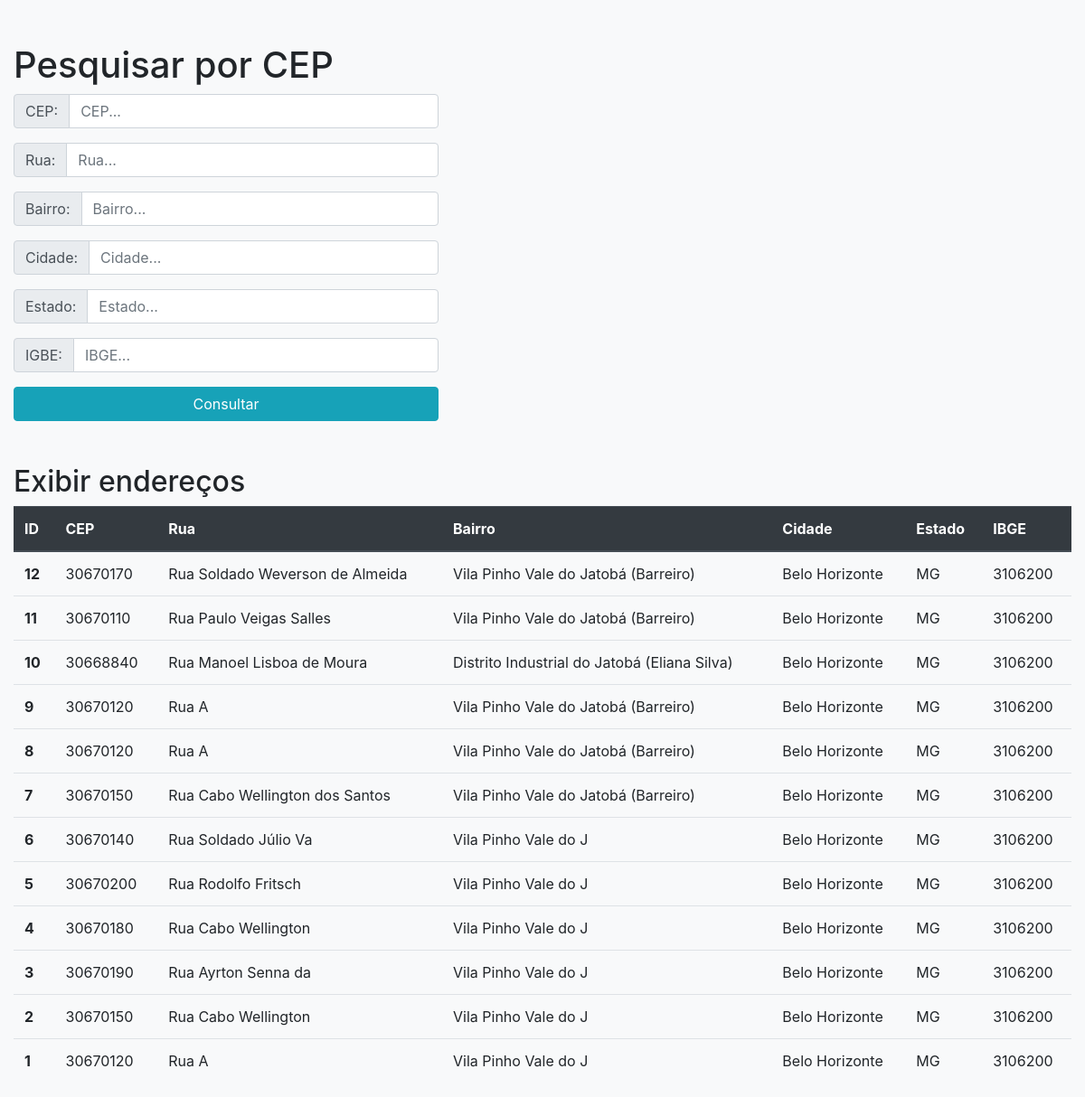
The page / on the database its author committed.
### tables this page shows
CREATE TABLE `dados` (
  `ID_dados` int NOT NULL,
  `cep` int NOT NULL,
  `rua` varchar(200) NOT NULL,
  `bairro` varchar(200) NOT NULL,
  `cidade` varchar(20) NOT NULL,
  `estado` varchar(20) NOT NULL,
  `IBGE` int NOT NULL
);

### exibir_dados.php (the view)
<?php
include "conn.php";
$sql = "SELECT * from dados ORDER BY ID_dados DESC";
$resultado = $conn->query($sql);
if ($resultado->num_rows > 0) {
    while ($row = $resultado->fetch_assoc()) {
    echo  "<tr>" .
        "<th scope='row'>" . $row['ID_dados'] . "</th>" .
        "<td>" . $row['cep'] . "</td>" .
        "<td>" . $row['rua'] . "</td>" .
        "<td>" . $row['bairro'] . "</td>" .
        "<td>" . $row['cidade'] . "</td>" .
        "<td>" . $row['estado'] . "</td>" .
        "<td>" . $row['IBGE'] . "</td>" .
        "</tr>";
    }
}

### index.php (shortened to what this page needs)
<!DOCTYPE html>
<html lang="pt-br">
<head>
  <link rel="stylesheet" href="https://cdn.jsdelivr.net/npm/bootstrap@4.5.3/dist/css/bootstrap.min.css">
  <link rel="stylesheet" href="css/style.css">
</head>
<body class="bg-light">
  <section id="consultar_cep" class="container-fluid">
    <div class="row">
      <div class="col-md-5 mt-5 justify-center">
        <h1>Pesquisar por CEP</h1>
        <form method="post" action="gravar_banco.php">
          <div class="input-group mb-3" id="cep-border">
            <div class="input-group-prepend">
              <span class="input-group-text" id="basic-addon1">CEP:</span>
            </div>
            <input type="text" class="form-control" value="" name="cep" id="cep" placeholder="CEP..." aria-label="cep" aria-describedby="basic-addon1">
          </div>
          <div class="input-group mb-3">
            <div class="input-group-prepend">
              <span class="input-group-text" id="basic-addon1">Rua:</span>
            </div>
            <input type="text" class="form-control" value="" name="rua" id="rua" placeholder="Rua..." aria-label="rua" aria-describedby="basic-addon1">
          </div>
          <div class="input-group mb-3">
            <div class="input-group-prepend">
              <span class="input-group-text" id="basic-addon1">Bairro:</span>
            </div>
            <input type="text" class="form-control" value="" name="bairro" id="bairro" placeholder="Bairro..." aria-label="bairro" aria-describedby="basic-addon1">
          </div>
          <div class="input-group mb-3">
            <div class="input-group-prepend">
              <span class="input-group-text" id="basic-addon1">Cidade:</span>
            </div>
            <input type="text" class="form-control" value="" name="cidade" id="cidade" placeholder="Cidade..." aria-label="cidade" aria-describedby="basic-addon1">
          </div>
          <div class="input-group mb-3">
            <div class="input-group-prepend">
              <span class="input-group-text" id="basic-addon1">Estado:</span>
            </div>
            <input type="text" class="form-control" value="" name="uf" id="uf" placeholder="Estado..." aria-label="estado" aria-describedby="basic-addon1">
          </div>
          <div class="input-group mb-3">
            <div class="input-group-prepend">
              <span class="input-group-text" id="basic-addon1">IGBE:</span>
            </div>
            <input type="text" class="form-control" value="" name="ibge" id="ibge" placeholder="IBGE..." aria-label="ibge" aria-describedby="basic-addon1">
          </div>
        </form>
        <button class="btn btn-info btn-block mt-3" id="alerta">Consultar</button>
      </div>
    </div>
  </section>
  <section id="exibir_cep" class="container-fluid mt-5">
    <h2>Exibir endereços</h2>
    <table class="table">
      <thead class="thead-dark">
        <tr>
          <th scope="col">ID</th>
          <th scope="col">CEP</th>
          <th scope="col">Rua</th>
          <th scope="col">Bairro</th>
          <th scope="col">Cidade</th>
          <th scope="col">Estado</th>
          <th scope="col">IBGE</th>
        </tr>
      </thead>
      <tbody>
        <?php
        include "exibir_dados.php"
        ?>
      </tbody>
    </table>
  </section>
</body>
</html>

### rows shown on the page
dados: ID_dados "12", cep "30670170", rua "Rua Soldado Weverson de Almeida", bairro "Vila Pinho Vale do Jatobá (Barreiro)", cidade "Belo Horizonte", estado "MG", IBGE "3106200"
dados: ID_dados "11", cep "30670110", rua "Rua Paulo Veigas Salles", bairro "Vila Pinho Vale do Jatobá (Barreiro)", cidade "Belo Horizonte", estado "MG", IBGE "3106200"
dados: ID_dados "10", cep "30668840", rua "Rua Manoel Lisboa de Moura", bairro "Distrito Industrial do Jatobá (Eliana Silva)", cidade "Belo Horizonte", estado "MG", IBGE "3106200"
dados: ID_dados "9", cep "30670120", rua "Rua A", bairro "Vila Pinho Vale do Jatobá (Barreiro)", cidade "Belo Horizonte", estado "MG", IBGE "3106200"
dados: ID_dados "8", cep "30670120", rua "Rua A", bairro "Vila Pinho Vale do Jatobá (Barreiro)", cidade "Belo Horizonte", estado "MG", IBGE "3106200"
dados: ID_dados "7", cep "30670150", rua "Rua Cabo Wellington dos Santos", bairro "Vila Pinho Vale do Jatobá (Barreiro)", cidade "Belo Horizonte", estado "MG", IBGE "3106200"
dados: ID_dados "6", cep "30670140", rua "Rua Soldado Júlio Va", bairro "Vila Pinho Vale do J", cidade "Belo Horizonte", estado "MG", IBGE "3106200"
dados: ID_dados "5", cep "30670200", rua "Rua Rodolfo Fritsch", bairro "Vila Pinho Vale do J", cidade "Belo Horizonte", estado "MG", IBGE "3106200"
dados: ID_dados "4", cep "30670180", rua "Rua Cabo Wellington", bairro "Vila Pinho Vale do J", cidade "Belo Horizonte", estado "MG", IBGE "3106200"
dados: ID_dados "3", cep "30670190", rua "Rua Ayrton Senna da", bairro "Vila Pinho Vale do J", cidade "Belo Horizonte", estado "MG", IBGE "3106200"
dados: ID_dados "2", cep "30670150", rua "Rua Cabo Wellington", bairro "Vila Pinho Vale do J", cidade "Belo Horizonte", estado "MG", IBGE "3106200"
dados: ID_dados "1", cep "30670120", rua "Rua A", bairro "Vila Pinho Vale do J", cidade "Belo Horizonte", estado "MG", IBGE "3106200"
